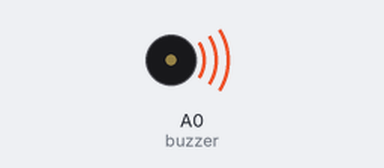
Bench run of a sketch on a simulated Arduino Uno, built with avr-gcc and run on an emulated ATmega328P. Shown: buzzer (waves = sounding).

Above: at 0.04 s.
Timing chart, 0 to 3.0 s (numbered marks = the images above):
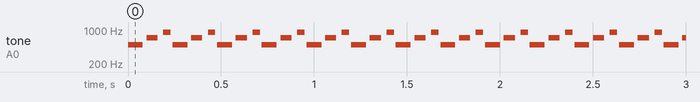

The sketch:

SPEAKER.ino
```cpp
int buzzer = A0;

void setup() {
  pinMode(buzzer, OUTPUT);
}

void loop() {
  // Belachav fast vibe
  for (int i = 0; i < 50; i++) {
    tone(buzzer, 500);   // dhol (bass)
    delay(80);
    noTone(buzzer);
    delay(20);

    tone(buzzer, 700);   // tasha (sharp)
    delay(60);
    noTone(buzzer);
    delay(30);

    tone(buzzer, 900);   // fast high note
    delay(40);
    noTone(buzzer);
    delay(10);
  }
}
```

Measured:
- by itself, tone on A0 (buzzer): repeats every 0.24 s: silent 0.02 s, 700 Hz 0.06 s, silent 0.03 s, 900 Hz 0.04 s, silent 0.01 s, 500 Hz 0.08 s
